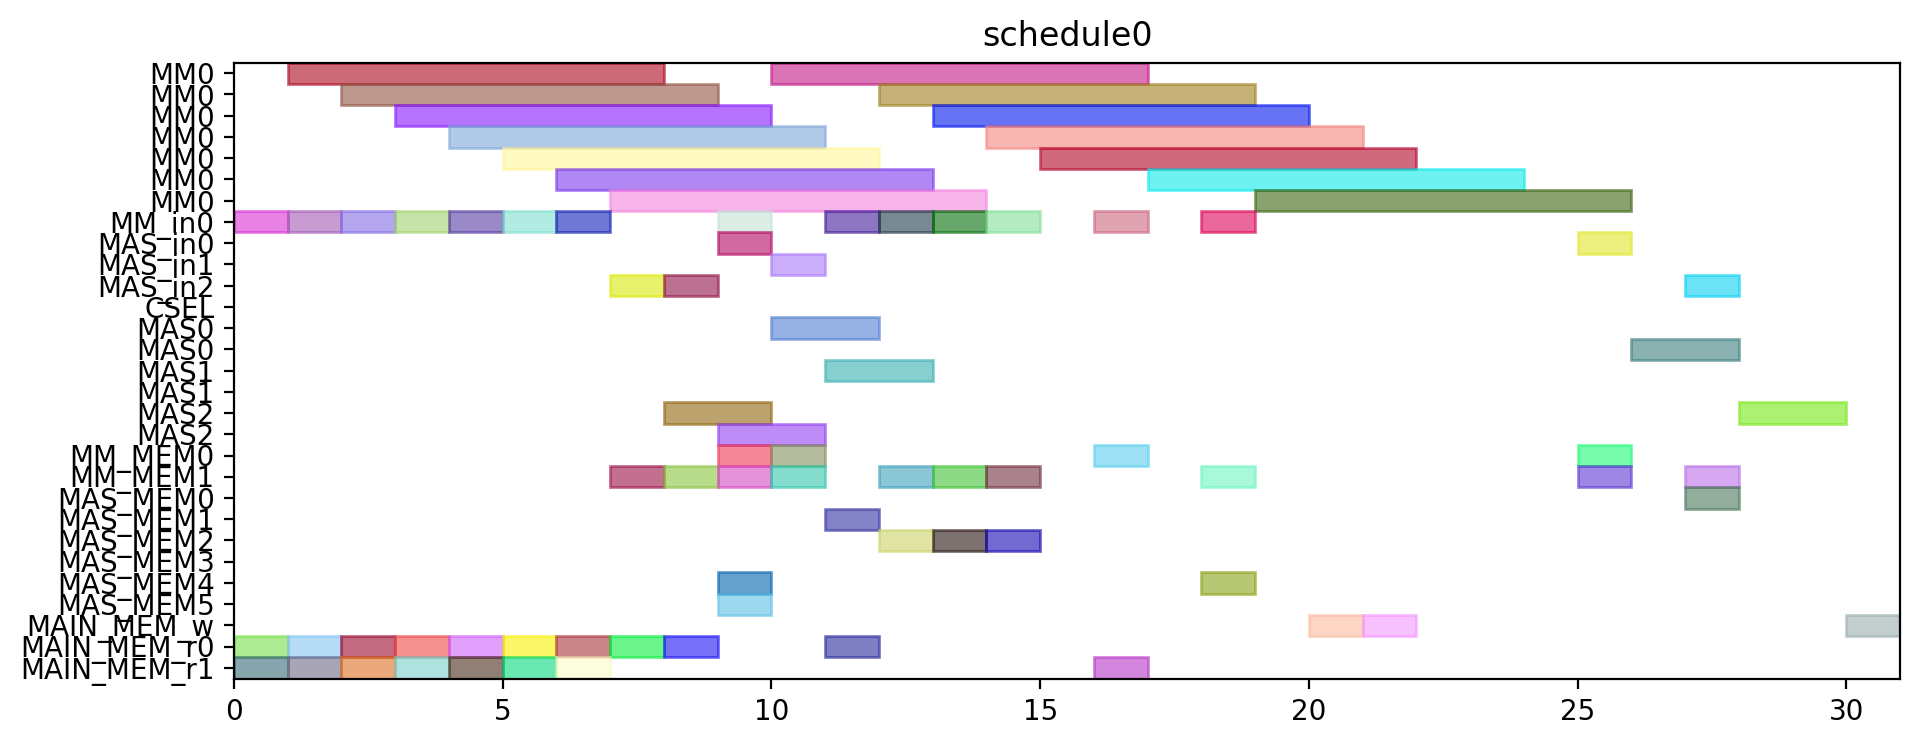

Write Python code to recreate this figure.
from pyschedule import Scenario, solvers, plotters, alt


def solve():
	horizon = 120
	S = Scenario("schedule0", horizon=horizon)

	# resource
	MM = S.Resources('MM', num=1, size=7)
	MM_in = S.Resources('MM_in', num=1)
	MAS_in = S.Resources('MAS_in', num=3)
	CSEL = S.Resource('CSEL')
	MAS = S.Resources('MAS', num=3, size=2, periods=range(1, horizon))
	MM_MEM = S.Resources('MM_MEM', num=2)
	MAS_MEM = S.Resources('MAS_MEM', num=6)
	MAIN_MEM_w = S.Resource('MAIN_MEM_w', size=1)
	MAIN_MEM_r = S.Resources('MAIN_MEM_r', num=2)

	# result of previous scheduling

	# new tasks
	r1 = S.Task('r1', length=7, delay_cost=1)
	r1 += alt(MM)
	r1_in = S.Task('r1_in', length=1, delay_cost=1)
	r1_in += alt(MM_in)
	S += r1_in*MM_in[0]<=r1*MM[0]
	r1_mem0 = S.Task('r1_mem0', length=1, delay_cost=1)
	r1_mem0 += MAIN_MEM_r[0]
	S += r1_mem0 <= r1

	r1_mem1 = S.Task('r1_mem1', length=1, delay_cost=1)
	r1_mem1 += MAIN_MEM_r[1]
	S += r1_mem1 <= r1

	r3 = S.Task('r3', length=7, delay_cost=1)
	r3 += alt(MM)
	r3_in = S.Task('r3_in', length=1, delay_cost=1)
	r3_in += alt(MM_in)
	S += r3_in*MM_in[0]<=r3*MM[0]
	r3_mem0 = S.Task('r3_mem0', length=1, delay_cost=1)
	r3_mem0 += MAIN_MEM_r[0]
	S += r3_mem0 <= r3

	r3_mem1 = S.Task('r3_mem1', length=1, delay_cost=1)
	r3_mem1 += MAIN_MEM_r[1]
	S += r3_mem1 <= r3

	r4 = S.Task('r4', length=7, delay_cost=1)
	r4 += alt(MM)
	r4_in = S.Task('r4_in', length=1, delay_cost=1)
	r4_in += alt(MM_in)
	S += r4_in*MM_in[0]<=r4*MM[0]
	r4_mem0 = S.Task('r4_mem0', length=1, delay_cost=1)
	r4_mem0 += MAIN_MEM_r[0]
	S += r4_mem0 <= r4

	r4_mem1 = S.Task('r4_mem1', length=1, delay_cost=1)
	r4_mem1 += MAIN_MEM_r[1]
	S += r4_mem1 <= r4

	r5 = S.Task('r5', length=7, delay_cost=1)
	r5 += alt(MM)
	r5_in = S.Task('r5_in', length=1, delay_cost=1)
	r5_in += alt(MM_in)
	S += r5_in*MM_in[0]<=r5*MM[0]
	r5_mem0 = S.Task('r5_mem0', length=1, delay_cost=1)
	r5_mem0 += MAIN_MEM_r[0]
	S += r5_mem0 <= r5

	r5_mem1 = S.Task('r5_mem1', length=1, delay_cost=1)
	r5_mem1 += MAIN_MEM_r[1]
	S += r5_mem1 <= r5

	r6 = S.Task('r6', length=7, delay_cost=1)
	r6 += alt(MM)
	r6_in = S.Task('r6_in', length=1, delay_cost=1)
	r6_in += alt(MM_in)
	S += r6_in*MM_in[0]<=r6*MM[0]
	r6_mem0 = S.Task('r6_mem0', length=1, delay_cost=1)
	r6_mem0 += MAIN_MEM_r[0]
	S += r6_mem0 <= r6

	r6_mem1 = S.Task('r6_mem1', length=1, delay_cost=1)
	r6_mem1 += MAIN_MEM_r[1]
	S += r6_mem1 <= r6

	r12 = S.Task('r12', length=7, delay_cost=1)
	r12 += alt(MM)
	r12_in = S.Task('r12_in', length=1, delay_cost=1)
	r12_in += alt(MM_in)
	S += r12_in*MM_in[0]<=r12*MM[0]
	r12_mem0 = S.Task('r12_mem0', length=1, delay_cost=1)
	r12_mem0 += MAIN_MEM_r[0]
	S += r12_mem0 <= r12

	r12_mem1 = S.Task('r12_mem1', length=1, delay_cost=1)
	r12_mem1 += MAIN_MEM_r[1]
	S += r12_mem1 <= r12

	r13 = S.Task('r13', length=7, delay_cost=1)
	r13 += alt(MM)
	r13_in = S.Task('r13_in', length=1, delay_cost=1)
	r13_in += alt(MM_in)
	S += r13_in*MM_in[0]<=r13*MM[0]
	r13_mem0 = S.Task('r13_mem0', length=1, delay_cost=1)
	r13_mem0 += MAIN_MEM_r[0]
	S += r13_mem0 <= r13

	r13_mem1 = S.Task('r13_mem1', length=1, delay_cost=1)
	r13_mem1 += MAIN_MEM_r[1]
	S += r13_mem1 <= r13

	r2 = S.Task('r2', length=2, delay_cost=1)
	r2 += alt(MAS)
	r2_in = S.Task('r2_in', length=1, delay_cost=1)
	r2_in += alt(MAS_in)
	S += r2_in*MAS_in[0]<=r2*MAS[0]

	S += r2_in*MAS_in[1]<=r2*MAS[1]

	S += r2_in*MAS_in[2]<=r2*MAS[2]

	r2_mem0 = S.Task('r2_mem0', length=1, delay_cost=1)
	r2_mem0 += alt(MM_MEM)
	S += (r1*MM[0])-1 < r2_mem0*MM_MEM[0]
	S += r2_mem0 <= r2

	r2_mem1 = S.Task('r2_mem1', length=1, delay_cost=1)
	r2_mem1 += alt(MM_MEM)
	S += (r1*MM[0])-1 < r2_mem1*MM_MEM[1]
	S += r2_mem1 <= r2

	r7 = S.Task('r7', length=2, delay_cost=1)
	r7 += alt(MAS)
	r7_in = S.Task('r7_in', length=1, delay_cost=1)
	r7_in += alt(MAS_in)
	S += r7_in*MAS_in[0]<=r7*MAS[0]

	S += r7_in*MAS_in[1]<=r7*MAS[1]

	S += r7_in*MAS_in[2]<=r7*MAS[2]

	r7_mem0 = S.Task('r7_mem0', length=1, delay_cost=1)
	r7_mem0 += alt(MM_MEM)
	S += (r5*MM[0])-1 < r7_mem0*MM_MEM[0]
	S += r7_mem0 <= r7

	r7_mem1 = S.Task('r7_mem1', length=1, delay_cost=1)
	r7_mem1 += alt(MM_MEM)
	S += (r6*MM[0])-1 < r7_mem1*MM_MEM[1]
	S += r7_mem1 <= r7

	r8 = S.Task('r8', length=2, delay_cost=1)
	r8 += alt(MAS)
	r8_in = S.Task('r8_in', length=1, delay_cost=1)
	r8_in += alt(MAS_in)
	S += r8_in*MAS_in[0]<=r8*MAS[0]

	S += r8_in*MAS_in[1]<=r8*MAS[1]

	S += r8_in*MAS_in[2]<=r8*MAS[2]

	r8_mem0 = S.Task('r8_mem0', length=1, delay_cost=1)
	r8_mem0 += MAIN_MEM_r[0]
	S += r8_mem0 <= r8

	r8_mem1 = S.Task('r8_mem1', length=1, delay_cost=1)
	r8_mem1 += alt(MM_MEM)
	S += (r4*MM[0])-1 < r8_mem1*MM_MEM[1]
	S += r8_mem1 <= r8

	r10 = S.Task('r10', length=2, delay_cost=1)
	r10 += alt(MAS)
	r10_in = S.Task('r10_in', length=1, delay_cost=1)
	r10_in += alt(MAS_in)
	S += r10_in*MAS_in[0]<=r10*MAS[0]

	S += r10_in*MAS_in[1]<=r10*MAS[1]

	S += r10_in*MAS_in[2]<=r10*MAS[2]

	r10_mem0 = S.Task('r10_mem0', length=1, delay_cost=1)
	r10_mem0 += MAIN_MEM_r[0]
	S += r10_mem0 <= r10

	r10_mem1 = S.Task('r10_mem1', length=1, delay_cost=1)
	r10_mem1 += alt(MM_MEM)
	S += (r4*MM[0])-1 < r10_mem1*MM_MEM[1]
	S += r10_mem1 <= r10

	r9 = S.Task('r9', length=7, delay_cost=1)
	r9 += alt(MM)
	r9_in = S.Task('r9_in', length=1, delay_cost=1)
	r9_in += alt(MM_in)
	S += r9_in*MM_in[0]<=r9*MM[0]
	r9_mem0 = S.Task('r9_mem0', length=1, delay_cost=1)
	r9_mem0 += MAIN_MEM_r[0]
	S += r9_mem0 <= r9

	r9_mem1 = S.Task('r9_mem1', length=1, delay_cost=1)
	r9_mem1 += alt(MAS_MEM)
	S += (r7*MAS[0])-1 < r9_mem1*MAS_MEM[1]
	S += (r7*MAS[1])-1 < r9_mem1*MAS_MEM[3]
	S += (r7*MAS[2])-1 < r9_mem1*MAS_MEM[5]
	S += r9_mem1 <= r9

	r11 = S.Task('r11', length=7, delay_cost=1)
	r11 += alt(MM)
	r11_in = S.Task('r11_in', length=1, delay_cost=1)
	r11_in += alt(MM_in)
	S += r11_in*MM_in[0]<=r11*MM[0]
	r11_mem0 = S.Task('r11_mem0', length=1, delay_cost=1)
	r11_mem0 += alt(MAS_MEM)
	S += (r10*MAS[0])-1 < r11_mem0*MAS_MEM[0]
	S += (r10*MAS[1])-1 < r11_mem0*MAS_MEM[2]
	S += (r10*MAS[2])-1 < r11_mem0*MAS_MEM[4]
	S += r11_mem0 <= r11

	r11_mem1 = S.Task('r11_mem1', length=1, delay_cost=1)
	r11_mem1 += alt(MAS_MEM)
	S += (r10*MAS[0])-1 < r11_mem1*MAS_MEM[1]
	S += (r10*MAS[1])-1 < r11_mem1*MAS_MEM[3]
	S += (r10*MAS[2])-1 < r11_mem1*MAS_MEM[5]
	S += r11_mem1 <= r11

	PX_new = S.Task('PX_new', length=7, delay_cost=1)
	PX_new += alt(MM)
	PX_new_in = S.Task('PX_new_in', length=1, delay_cost=1)
	PX_new_in += alt(MM_in)
	S += PX_new_in*MM_in[0]<=PX_new*MM[0]
	S += 0<PX_new

	PX_new_w = S.Task('PX_new_w', length=1, delay_cost=1)
	PX_new_w += alt(MAIN_MEM_w)
	S += PX_new <= PX_new_w

	PX_new_mem0 = S.Task('PX_new_mem0', length=1, delay_cost=1)
	PX_new_mem0 += alt(MAS_MEM)
	S += (r2*MAS[0])-1 < PX_new_mem0*MAS_MEM[0]
	S += (r2*MAS[1])-1 < PX_new_mem0*MAS_MEM[2]
	S += (r2*MAS[2])-1 < PX_new_mem0*MAS_MEM[4]
	S += PX_new_mem0 <= PX_new

	PX_new_mem1 = S.Task('PX_new_mem1', length=1, delay_cost=1)
	PX_new_mem1 += alt(MM_MEM)
	S += (r12*MM[0])-1 < PX_new_mem1*MM_MEM[1]
	S += PX_new_mem1 <= PX_new

	r14 = S.Task('r14', length=7, delay_cost=1)
	r14 += alt(MM)
	r14_in = S.Task('r14_in', length=1, delay_cost=1)
	r14_in += alt(MM_in)
	S += r14_in*MM_in[0]<=r14*MM[0]
	r14_mem0 = S.Task('r14_mem0', length=1, delay_cost=1)
	r14_mem0 += alt(MAS_MEM)
	S += (r2*MAS[0])-1 < r14_mem0*MAS_MEM[0]
	S += (r2*MAS[1])-1 < r14_mem0*MAS_MEM[2]
	S += (r2*MAS[2])-1 < r14_mem0*MAS_MEM[4]
	S += r14_mem0 <= r14

	r14_mem1 = S.Task('r14_mem1', length=1, delay_cost=1)
	r14_mem1 += alt(MM_MEM)
	S += (r3*MM[0])-1 < r14_mem1*MM_MEM[1]
	S += r14_mem1 <= r14

	Z1_new = S.Task('Z1_new', length=7, delay_cost=1)
	Z1_new += alt(MM)
	Z1_new_in = S.Task('Z1_new_in', length=1, delay_cost=1)
	Z1_new_in += alt(MM_in)
	S += Z1_new_in*MM_in[0]<=Z1_new*MM[0]
	S += 0<Z1_new

	Z1_new_w = S.Task('Z1_new_w', length=1, delay_cost=1)
	Z1_new_w += alt(MAIN_MEM_w)
	S += Z1_new <= Z1_new_w

	Z1_new_mem0 = S.Task('Z1_new_mem0', length=1, delay_cost=1)
	Z1_new_mem0 += alt(MAS_MEM)
	S += (r2*MAS[0])-1 < Z1_new_mem0*MAS_MEM[0]
	S += (r2*MAS[1])-1 < Z1_new_mem0*MAS_MEM[2]
	S += (r2*MAS[2])-1 < Z1_new_mem0*MAS_MEM[4]
	S += Z1_new_mem0 <= Z1_new

	Z1_new_mem1 = S.Task('Z1_new_mem1', length=1, delay_cost=1)
	Z1_new_mem1 += alt(MM_MEM)
	S += (r13*MM[0])-1 < Z1_new_mem1*MM_MEM[1]
	S += Z1_new_mem1 <= Z1_new

	r15 = S.Task('r15', length=7, delay_cost=1)
	r15 += alt(MM)
	r15_in = S.Task('r15_in', length=1, delay_cost=1)
	r15_in += alt(MM_in)
	S += r15_in*MM_in[0]<=r15*MM[0]
	r15_mem0 = S.Task('r15_mem0', length=1, delay_cost=1)
	r15_mem0 += alt(MAS_MEM)
	S += (r8*MAS[0])-1 < r15_mem0*MAS_MEM[0]
	S += (r8*MAS[1])-1 < r15_mem0*MAS_MEM[2]
	S += (r8*MAS[2])-1 < r15_mem0*MAS_MEM[4]
	S += r15_mem0 <= r15

	r15_mem1 = S.Task('r15_mem1', length=1, delay_cost=1)
	r15_mem1 += alt(MM_MEM)
	S += (r9*MM[0])-1 < r15_mem1*MM_MEM[1]
	S += r15_mem1 <= r15

	r16 = S.Task('r16', length=7, delay_cost=1)
	r16 += alt(MM)
	r16_in = S.Task('r16_in', length=1, delay_cost=1)
	r16_in += alt(MM_in)
	S += r16_in*MM_in[0]<=r16*MM[0]
	r16_mem0 = S.Task('r16_mem0', length=1, delay_cost=1)
	r16_mem0 += alt(MM_MEM)
	S += (r11*MM[0])-1 < r16_mem0*MM_MEM[0]
	S += r16_mem0 <= r16

	r16_mem1 = S.Task('r16_mem1', length=1, delay_cost=1)
	r16_mem1 += MAIN_MEM_r[1]
	S += r16_mem1 <= r16

	r17 = S.Task('r17', length=2, delay_cost=1)
	r17 += alt(MAS)
	r17_in = S.Task('r17_in', length=1, delay_cost=1)
	r17_in += alt(MAS_in)
	S += r17_in*MAS_in[0]<=r17*MAS[0]

	S += r17_in*MAS_in[1]<=r17*MAS[1]

	S += r17_in*MAS_in[2]<=r17*MAS[2]

	r17_mem0 = S.Task('r17_mem0', length=1, delay_cost=1)
	r17_mem0 += alt(MM_MEM)
	S += (r14*MM[0])-1 < r17_mem0*MM_MEM[0]
	S += r17_mem0 <= r17

	r17_mem1 = S.Task('r17_mem1', length=1, delay_cost=1)
	r17_mem1 += alt(MM_MEM)
	S += (r15*MM[0])-1 < r17_mem1*MM_MEM[1]
	S += r17_mem1 <= r17

	PY_new = S.Task('PY_new', length=2, delay_cost=1)
	PY_new += alt(MAS)
	PY_new_in = S.Task('PY_new_in', length=1, delay_cost=1)
	PY_new_in += alt(MAS_in)
	S += PY_new_in*MAS_in[0]<=PY_new*MAS[0]

	S += PY_new_in*MAS_in[1]<=PY_new*MAS[1]

	S += PY_new_in*MAS_in[2]<=PY_new*MAS[2]

	S += 0<PY_new

	PY_new_w = S.Task('PY_new_w', length=1, delay_cost=1)
	PY_new_w += alt(MAIN_MEM_w)
	S += PY_new <= PY_new_w

	PY_new_mem0 = S.Task('PY_new_mem0', length=1, delay_cost=1)
	PY_new_mem0 += alt(MAS_MEM)
	S += (r17*MAS[0])-1 < PY_new_mem0*MAS_MEM[0]
	S += (r17*MAS[1])-1 < PY_new_mem0*MAS_MEM[2]
	S += (r17*MAS[2])-1 < PY_new_mem0*MAS_MEM[4]
	S += PY_new_mem0 <= PY_new

	PY_new_mem1 = S.Task('PY_new_mem1', length=1, delay_cost=1)
	PY_new_mem1 += alt(MM_MEM)
	S += (r16*MM[0])-1 < PY_new_mem1*MM_MEM[1]
	S += PY_new_mem1 <= PY_new

	solvers.mip.solve(S,msg=1,kind='CPLEX',ratio_gap=1.01)

	solution = [['hoge']*len(S.solution()[1]) for i in range(len(S.solution()))]
	for i in range(len(S.solution())):
		for j in range(len(S.solution()[i])):
			solution[i][j]=str(S.solution()[i][j])
	print(solution)

	cycles = int(solution[-1][3])

	pic_file_name = "/mnt/rose/usr1/fukuda/ABE/multiRAM_multiMAS_16mux/scheduling_result/stage7MM1_stage2MAS3/EP_YRECOVER/schedule0.png"
	if(S.solution() != []):
		plotters.matplotlib.plot(S,img_filename=pic_file_name, show_task_labels=False, fig_size=(cycles*0.25+3, 4))

	return solution
